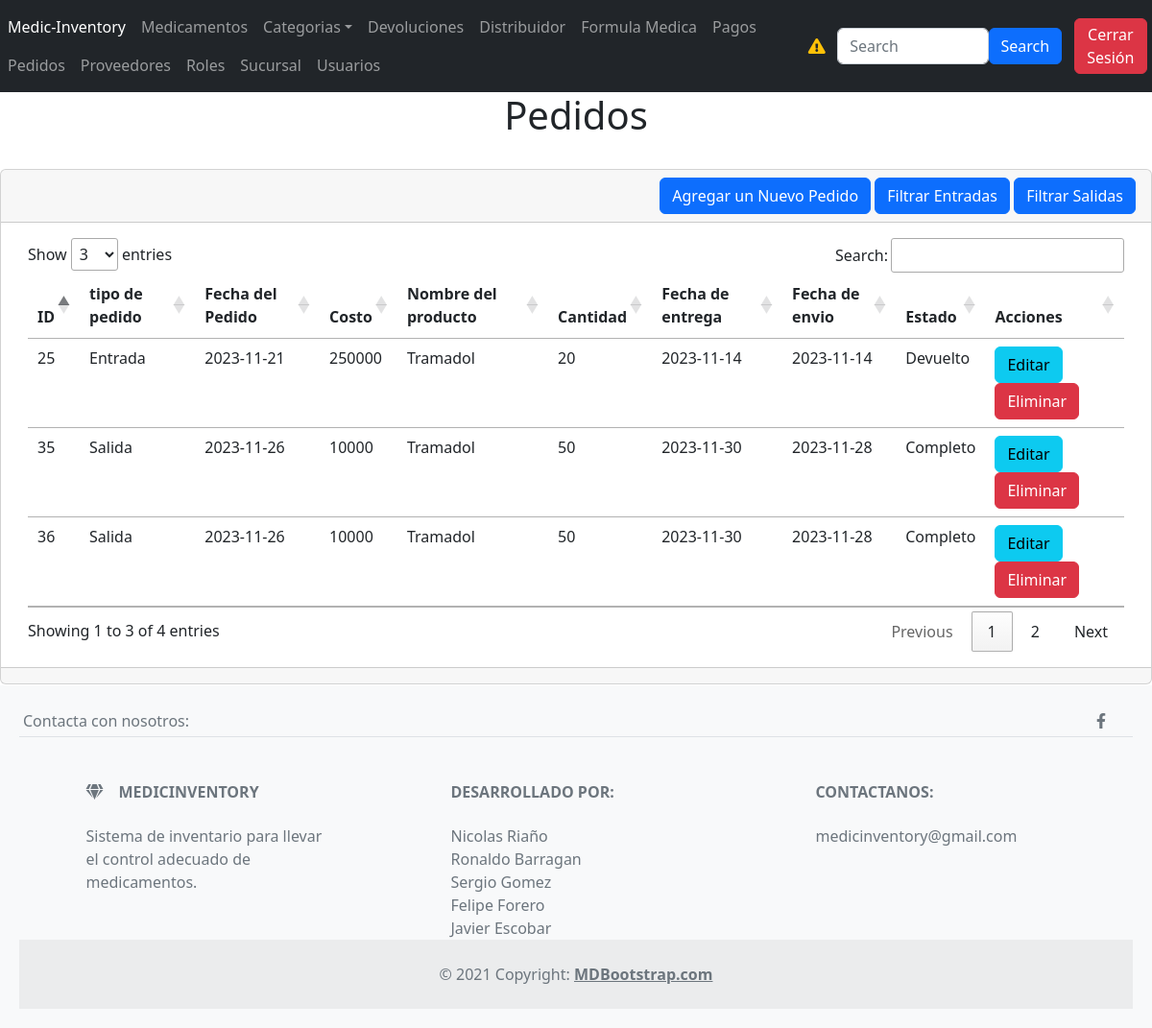
The page /Secciones/Pedido/index.php (signed in) on the database its author committed.
### tables this page shows
CREATE TABLE `pedido` (
  `idPEDIDO` int(11) NOT NULL,
  `Tipo_pedido` varchar(50) NOT NULL,
  `fechaPedido` date NOT NULL,
  `costoPedido` int(255) NOT NULL,
  `Nombre_Producto` varchar(255) NOT NULL,
  `cantidadP` int(255) NOT NULL,
  `Fecha_entrega` date NOT NULL,
  `Fecha_envio` date NOT NULL,
  `EstadoP` varchar(255) NOT NULL,
  `SUCURSALIPS_idSUCURSALIPS` int(11) NOT NULL,
  `DISTRIBUIDOR_idDISTRIBUIDOR` int(11) NOT NULL,
  `PAGO_idPAGO` int(11) NOT NULL,
  `MEDICAMENTO_idMEDICAMENTO` int(11) NOT NULL,
  `MEDICAMENTO_Persona_idPersona` int(11) NOT NULL,
  `MEDICAMENTO_PERSONA_ROL_idRol` int(11) NOT NULL,
  `MEDICAMENTO_SUBCATEGORIA_idSUBCATEGORIA` int(11) NOT NULL,
  `MEDICAMENTO_SUBCATEGORIA_CATEGORIA_idCATEGORIA` int(11) NOT NULL,
  `FORMULAMEDICA_idFORMULA` int(11) NOT NULL
);

CREATE TABLE `medicamento` (
  `idMEDICAMENTO` int(200) NOT NULL,
  `descripcionMedica` varchar(255) NOT NULL,
  `fechaVencimientoMedica` date NOT NULL,
  `cantidadCajas` int(255) NOT NULL,
  `noLoteMedica` int(255) NOT NULL,
  `valorUnitMedica` int(255) NOT NULL,
  `fechaFabricacionMedica` date NOT NULL,
  `nombreMedica` varchar(255) NOT NULL,
  `cantidadUnidades` int(255) NOT NULL,
  `Persona_idPersona` int(11) NOT NULL,
  `Persona_ROL_idRol` int(11) NOT NULL,
  `SUBCATEGORIA_idSUBCATEGORIA` int(11) NOT NULL,
  `SUBCATEGORIA_CATEGORIA_idCATEGORIA` int(11) NOT NULL
);

### Plantillas/funciones.php (called while the page is built, shortened)
<?php
function obtenerRolUsuario($conexion)
{
    $idPersona = $_SESSION['idPersona'];
    $sentencia = $conexion->prepare("SELECT nombreRol FROM persona INNER JOIN rol ON persona.ROL_idRol = rol.idRol WHERE idPersona = :idPersona");
    $sentencia->bindParam(":idPersona", $idPersona);
    $sentencia->execute();
    $resultado = $sentencia->fetch(PDO::FETCH_ASSOC);
    return isset($resultado['nombreRol']) ? $resultado['nombreRol'] : 'Administrador';
}
?>

### Secciones/Pedido/index.php (the view, shortened to what this page needs)
<?php
include("../../database.php");
$sentenciaNombresMedicamentos = $conexion->prepare("SELECT idMEDICAMENTO, nombreMedica FROM medicamento");
$sentenciaNombresMedicamentos->execute();
$nombresMedicamentos = $sentenciaNombresMedicamentos->fetchAll(PDO::FETCH_ASSOC);
$sentencia = $conexion->prepare("SELECT * FROM `pedido`");
$sentencia->execute();
$lista_pedido = $sentencia->fetchall(PDO::FETCH_ASSOC);
$tipoPedido = isset($_GET['tipoPedido']) ? $_GET['tipoPedido'] : null;
$sentencia = $conexion->prepare("
    SELECT
        p.idPEDIDO,
        p.Tipo_pedido,
        p.fechaPedido,
        p.costoPedido,
        p.MEDICAMENTO_idMEDICAMENTO, /* Asegúrate de incluir esta columna en la selección */
        COALESCE(m.nombreMedica) AS Nombre_Producto,
        p.cantidadP,
        p.Fecha_entrega,
        p.Fecha_envio,
        p.EstadoP
        /* Otras columnas */
    FROM pedido p
    LEFT JOIN medicamento m ON p.MEDICAMENTO_idMEDICAMENTO = m.idMEDICAMENTO
");
if ($tipoPedido) {
    $sentencia = $conexion->prepare("
        SELECT
            p.idPEDIDO,
            p.Tipo_pedido,
            p.fechaPedido,
            p.costoPedido,
            p.MEDICAMENTO_idMEDICAMENTO, /* Asegúrate de incluir esta columna en la selección */
            COALESCE(m.nombreMedica) AS Nombre_Producto,
            p.cantidadP,
            p.Fecha_entrega,
            p.Fecha_envio,
            p.EstadoP
            /* Otras columnas */
        FROM pedido p
        LEFT JOIN medicamento m ON p.MEDICAMENTO_idMEDICAMENTO = m.idMEDICAMENTO
        WHERE p.Tipo_pedido = :tipoPedido
    ");
    $sentencia->bindValue(":tipoPedido", $tipoPedido);
    $sentencia->execute();
    $lista_pedido = $sentencia->fetchAll(PDO::FETCH_ASSOC);
} else {
    $sentencia->execute();
    $lista_pedido = $sentencia->fetchAll(PDO::FETCH_ASSOC);
}
include("../../Plantillas/header.php");
?>
<h1 class="text-center text-info text-dark">Pedidos</h1>
<div class="card">
    <?php
    if ($rolUsuario === 'Administrador' || $rolUsuario === 'Asistente') {
        ?>
        <div class="card-header" style="text-align: right">
            <a name="" id="" class="btn btn-primary" href="crear.php" role="button">Agregar un Nuevo Pedido</a>
            <a class="btn btn-primary" href="<?php echo $_SERVER['PHP_SELF']; ?>?tipoPedido=Entrada">Filtrar Entradas</a>
            <a class="btn btn-primary" href="<?php echo $_SERVER['PHP_SELF']; ?>?tipoPedido=Salida">Filtrar Salidas</a>
        </div>
        <?php
    } else if ($rolUsuario == 'Lector') {
        ?>
            <div class="card-header" style="text-align: right">
                <a class="btn btn-primary" href="<?php echo $_SERVER['PHP_SELF']; ?>?tipoPedido=Entrada">Filtrar Entradas</a>
                <a class="btn btn-primary" href="<?php echo $_SERVER['PHP_SELF']; ?>?tipoPedido=Salida">Filtrar Salidas</a>
            </div>
        <?php
    }
    ?>
    <div class="card-body">
        <div class="table-responsive-sm container-sm" style="max-width: 100%; overflow-x: auto;">
            <table class="table " id="tabla_id">
                <thead>
                    <tr>
                        <th scope="col">ID</th>
                        <th scope="col">tipo de pedido</th>
                        <th scope="col">Fecha del Pedido</th>
                        <th scope="col">Costo</th>
                        <th scope="col">Nombre del producto</th>
                        <th scope="col">Cantidad</th>
                        <th scope="col">Fecha de entrega</th>
                        <th scope="col">Fecha de envio</th>
                        <th scope="col">Estado</th>
                        <th scope="col">Acciones</th>
                    </tr>
                </thead>
                <tbody>
                    <?php
                    foreach ($lista_pedido as $registro) { ?>
                        <tr class="">
                            <td scope="row">
                                <?php echo $registro['idPEDIDO'] ?>
                            </td>
                            <td scope="row">
                                <?php echo $registro['Tipo_pedido'] ?>
                            </td>
                            <td>
                                <?php echo $registro['fechaPedido'] ?>
                            </td>
                            <td>
                                <?php echo $registro['costoPedido'] ?>
                            </td>
                            <td>
                                <?php
                                $nombreMedicamento = "ID no encontrado";
                                foreach ($nombresMedicamentos as $medicamento) {
                                    if ($medicamento['idMEDICAMENTO'] == $registro['MEDICAMENTO_idMEDICAMENTO']) {
                                        $nombreMedicamento = $medicamento['nombreMedica'];
                                        break;
                                    }
                                }
                                echo $nombreMedicamento;
                                ?>
                            </td>
                            <td>
                                <?php echo $registro['cantidadP'] ?>
                            </td>
                            <td>
                                <?php echo $registro['Fecha_entrega'] ?>
                            </td>
                            <td>
                                <?php echo $registro['Fecha_envio'] ?>
                            </td>
                            <td>
                                <?php echo $registro['EstadoP'] ?>
                            </td>
                            <td>
                                <?php
                                if ($rolUsuario == 'Administrador') {
                                    ?>
                                    <a name="" id="" class="btn btn-info"
                                        href="editar.php?txtID=<?php echo $registro['idPEDIDO'] ?>" role="button">Editar</a>
                                    <a name="" id="" class="btn btn-danger"
                                        href="javascript:borrar(<?php echo $registro['idPEDIDO']; ?>);"
                                        role="button">Eliminar</a>
                                    <?php
                                } elseif ($rolUsuario == 'Asistente') {
                                    ?>
                                    <a name="" id="" class="btn btn-info"
                                        href="editar.php?txtID=<?php echo $registro['idPEDIDO'] ?>" role="button">Editar</a>
                                    <?php
                                } elseif ($rolUsuario == 'Lector') {
                                }
                                ?>
                            </td>
                        </tr>
                    <?php } ?>
                </tbody>
            </table>
        </div>
    </div>
    <div class="card-footer text-muted"></div>
</div>
<?php include("../../Plantillas/footer.php"); ?>

### Plantillas/header.php (style rules this page uses)
body { display: flex; flex-direction: column; min-height: 100vh; margin: 0; }

### Plantillas/footer.php (style rules this page uses)
body { display: flex; flex-direction: column; min-height: 100vh; margin: 0; }

### rows shown on the page
pedido: idPEDIDO "25", Tipo_pedido "Entrada", fechaPedido "2023-11-21", costoPedido "250000", MEDICAMENTO_idMEDICAMENTO.nombreMedica "Tramadol", cantidadP "20", Fecha_entrega "2023-11-14", Fecha_envio "2023-11-14", EstadoP "Devuelto"
pedido: idPEDIDO "35", Tipo_pedido "Salida", fechaPedido "2023-11-26", costoPedido "10000", MEDICAMENTO_idMEDICAMENTO.nombreMedica "Tramadol", cantidadP "50", Fecha_entrega "2023-11-30", Fecha_envio "2023-11-28", EstadoP "Completo"
pedido: idPEDIDO "36", Tipo_pedido "Salida", fechaPedido "2023-11-26", costoPedido "10000", MEDICAMENTO_idMEDICAMENTO.nombreMedica "Tramadol", cantidadP "50", Fecha_entrega "2023-11-30", Fecha_envio "2023-11-28", EstadoP "Completo"
